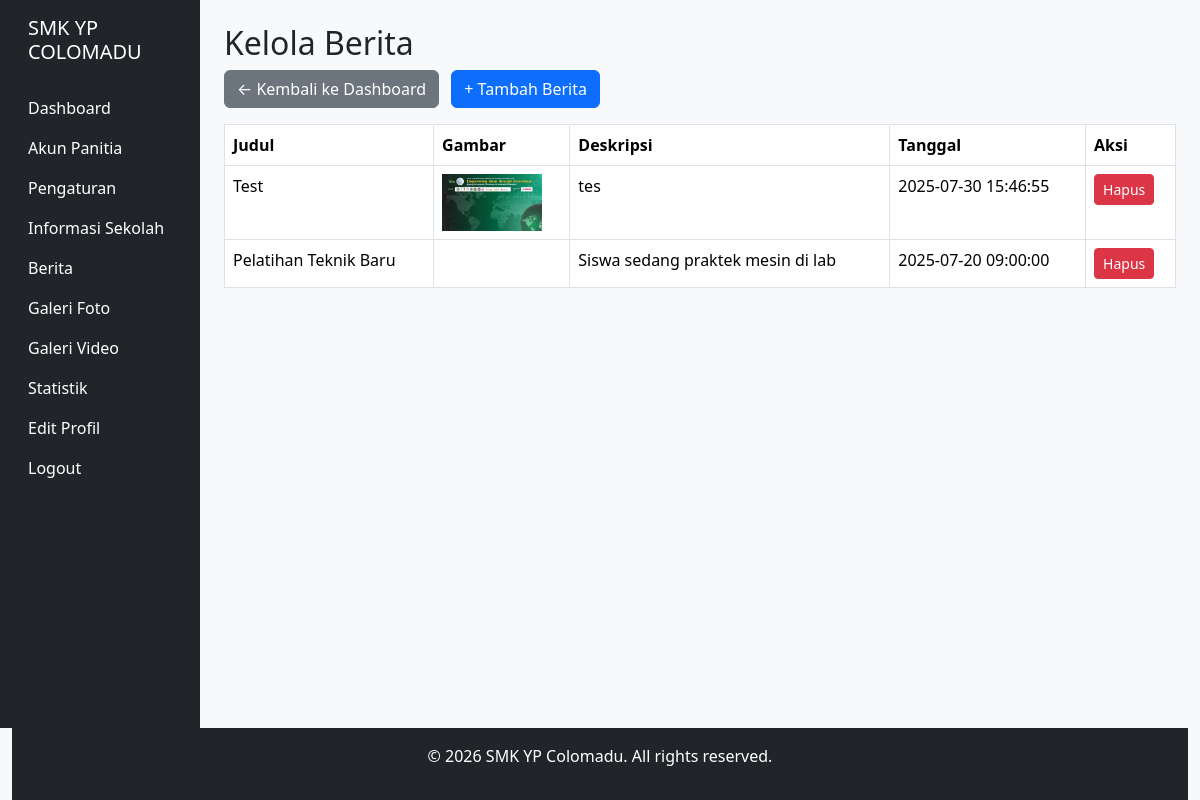
/admin/berita.php (signed in), run on the app's committed database.
### tables this page shows
CREATE TABLE `berita` (
  `id` int NOT NULL,
  `judul` varchar(255) NOT NULL,
  `isi` text NOT NULL,
  `gambar` varchar(255) DEFAULT NULL,
  `deskripsi_gambar` varchar(255) DEFAULT NULL,
  `tanggal` datetime NOT NULL
);

### admin/berita.php (the view, shortened to what this page needs)
<?php
require '../config/database.php';
$action = $_GET['action'] ?? 'list';
$berita = $db->query("SELECT * FROM berita ORDER BY tanggal DESC")->fetchAll(PDO::FETCH_ASSOC);
?>
<!DOCTYPE html>
<html lang="id">
<head>
    <link href="https://cdn.jsdelivr.net/npm/bootstrap@5.3.2/dist/css/bootstrap.min.css" rel="stylesheet">
</head>
<body class="bg-light">
<div class="container-fluid content-wrapper">
    <div class="row flex-grow-1">
        <?php include '../includes/sidebar_admin.php'; ?>
        <main class="col-md-9 ms-sm-auto col-lg-10 px-md-4 py-4 main-content">
            <h2>Kelola Berita</h2>
            <?php if ($action == 'add'): ?>
                <a href="berita.php" class="btn btn-secondary mb-3">← Kembali ke Daftar Berita</a>
                <form method="POST" enctype="multipart/form-data">
                    <input type="hidden" name="action" value="add">
                    <div class="mb-3">
                        <label class="form-label">Judul</label>
                        <input type="text" class="form-control" name="judul" required>
                    </div>
                    <div class="mb-3">
                        <label class="form-label">Isi Berita</label>
                        <textarea class="form-control" name="isi" rows="5" required></textarea>
                    </div>
                    <div class="mb-3">
                        <label class="form-label">Gambar</label>
                        <input type="file" class="form-control" name="gambar" accept="image/*">
                    </div>
                    <div class="mb-3">
                        <label class="form-label">Deskripsi Gambar</label>
                        <input type="text" class="form-control" name="deskripsi_gambar">
                    </div>
                    <button type="submit" class="btn btn-primary">Tambah Berita</button>
                </form>
            <?php else: ?>
                <a href="dashboard.php" class="btn btn-secondary mb-3">← Kembali ke Dashboard</a>
                <a href="berita.php?action=add" class="btn btn-primary mb-3 ms-2">+ Tambah Berita</a>
                <table class="table table-bordered">
                    <thead>
                        <tr>
                            <th>Judul</th>
                            <th>Gambar</th>
                            <th>Deskripsi</th>
                            <th>Tanggal</th>
                            <th>Aksi</th>
                        </tr>
                    </thead>
                    <tbody>
                        <?php foreach ($berita as $b): ?>
                            <tr>
                                <td><?= htmlspecialchars($b['judul']) ?></td>
                                <td>
                                    <?php if ($b['gambar']): ?>
                                        <img src="../<?= htmlspecialchars($b['gambar']) ?>" alt="" width="100">
                                    <?php else: ?>-
                                    <?php endif; ?>
                                </td>
                                <td><?= htmlspecialchars($b['deskripsi_gambar']) ?></td>
                                <td><?= $b['tanggal'] ?></td>
                                <td>
                                    <a href="berita.php?action=delete&id=<?= $b['id'] ?>" class="btn btn-danger btn-sm" onclick="return confirm('Yakin hapus berita ini?')">Hapus</a>
                                </td>
                            </tr>
                        <?php endforeach; ?>
                    </tbody>
                </table>
            <?php endif; ?>
        </main>
    </div>
    <?php include '../includes/footer.php'; ?>
</div>
</body>
</html>

### admin/berita.php (style rules this page uses)
.content-wrapper { min-height: 100vh; display: flex; flex-direction: column; }
.main-content { flex: 1; }

### data on the page
berita: judul "Test", gambar (picture), deskripsi_gambar "tes", tanggal "2025-07-30 15:46:55"
berita: judul "Pelatihan Teknik Baru", deskripsi_gambar "Siswa sedang praktek mesin di lab", tanggal "2025-07-20 09:00:00"
